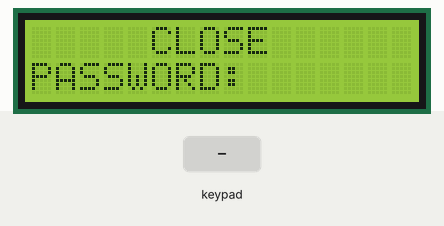
Recording of a sketch running on a simulated Arduino Uno, built with avr-gcc and run on an emulated ATmega328P. Shown: 16×2 character LCD. The inputs (shaded band) are chosen by the test bench. What the sketch prints to the serial monitor is not drawn.

Above: at 1.2 s.
1.3 s: keypad keys 2 0 0 1 # pressed 0.4 s apart
At 3.5 s:
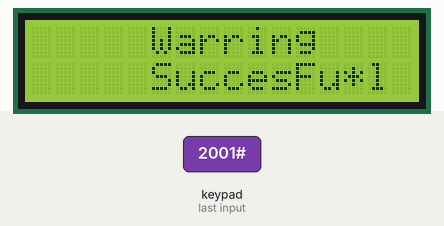
4.8 s: key 'A' pressed
At 5.6 s:
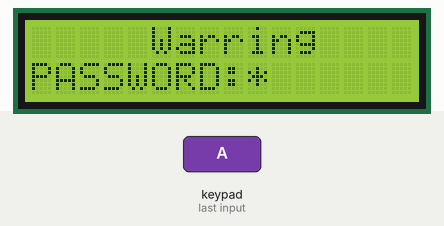
7.3 s: keypad keys 2 0 0 1 * pressed 0.4 s apart
At 8.33 s:
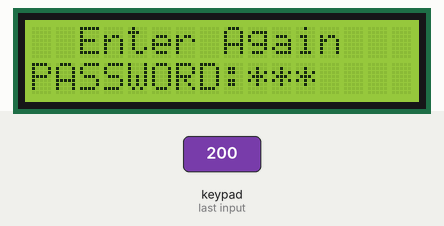
10.8 s: key 'B' pressed
At 11.6 s:
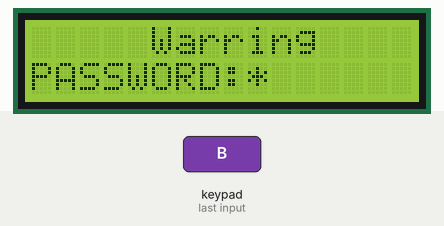
13.3 s: key '2' pressed
At 14.2 s:
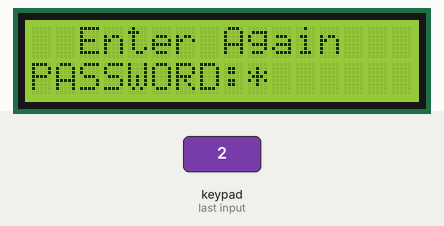
14.8 s: keypad keys 2 0 0 1 D pressed 0.4 s apart
At 21.2 s:
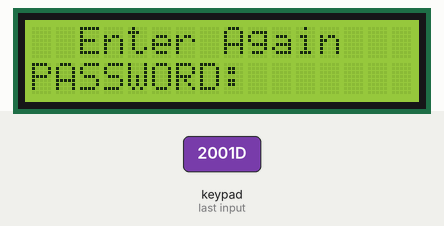
Timing chart, 0 to 21.7 s (numbered marks = the images above; inputs shaded):
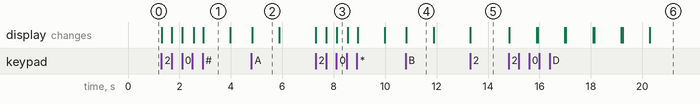

Measured:
- after the input at 1.3 s, the display: first changes at once (image 1 shows a later state)
- after the input at 4.8 s, the display: changes at once (image 2)
- after the input at 7.3 s, the display: first changes at once (image 3 shows a later state)
- after the input at 10.8 s, the display: changes at once (image 4)
- after the input at 13.3 s, the display: changes at once (image 5)
- after the input at 14.8 s, the display: first changes at once (image 6 shows a later state)
- what the display in image 1 shows lasts 1.1 s, from 2.9 s to 4.0 s

The sketch:

Matrix.ino
```cpp
#include <Wire.h>
#include <string.h>
#include <Keypad.h>
#include <LiquidCrystal_I2C.h>

//setup lcd
LiquidCrystal_I2C lcd(0x3F, 16, 2);
//setup Keypad
const byte ROWS = 4; //four rows
const byte COLS = 4; //four columns
char keys[ROWS][COLS] = {
  {'1', '2', '3', 'A'},
  {'4', '5', '6', 'B'},
  {'7', '8', '9', 'C'},
  {'*', '0', '#', 'D'}
};
byte rowPins[ROWS] = {8, 9, 10, 11}; //connect to the row pinouts of the keypad
byte colPins[COLS] = {4, 5, 6, 7}; //connect to the column pinouts of the keypad

Keypad keypad = Keypad( makeKeymap(keys), rowPins, colPins, ROWS, COLS );
///CONST
char PASS_WORD[4] = {'2', '0', '0', '1'};
char array_pass[4];
char* pass_1 = "2001";
int i = 0;
////void

void lcd_Display();
unsigned char InputPassWord();


//main
void setup() {
  Serial.begin(9600);
  lcd.init();
  lcd.backlight();
  lcd.setCursor(5, 0);
  lcd.print("CLOSE");
  lcd.setCursor(0, 1);
  lcd.print("PASSWORD: ");
}
int lcd_pass_pos = 8;
void loop() {

  //  char key = keypad.getKey();
  //  if (key) {
  //    lcd_pass_pos++;
  //    lcd.setCursor(lcd_pass_pos, 1);
  //    lcd.print(key);
  //    if (key == pass_1)
  //    {
  //      lcd.setCursor(5, 0);
  //      lcd.print("               ");
  //      lcd.setCursor(5, 0);
  //      lcd.print("OPEN");
  //      lcd.setCursor(0, 1);
  //      lcd.print("           ");
  //    }
  //    else
  //    {
  //      lcd.setCursor(5, 0);
  //      lcd.print("     ");
  //      lcd.setCursor(5, 0);
  //      lcd.print("Repeat");
  //      lcd.setCursor(0, 1);
  //      lcd.print("PASSWORD: ");
  //      lcd.setCursor(8,1);
  //      lcd.print("           ");
  //    }
  //  }
  //


  //    while (i < 4)
  //    {
  //      char key = keypad.getKey();
  //      if (key) {
  //        if (key) {
  //        lcd_pass_pos++;
  //        lcd.setCursor(lcd_pass_pos, 1);
  //        lcd.print(key);
  //        array_pass[i] = key;
  //        Serial.println(array_pass);
  //        key = 0;
  //        i++;
  //
  //      }
  //    }
  //    }
  char key = keypad.getKey();
  if (key)
  {
    lcd_pass_pos++;
    lcd.setCursor(lcd_pass_pos, 1);
    lcd.print("*");
    Serial.println(i);
    if (key == pass_1[i]) {
      Serial.println(key);
      Serial.println(pass_1[i]);
      i++;
      if (i == 4) {
        lcd.setCursor(0, 0);
        lcd.print("                 ");
        lcd.setCursor(5, 0);
        lcd.print("OPEN  ");
        lcd.setCursor(0, 1);
        lcd.print("                 ");
        lcd.setCursor(5, 1);
        lcd.print("SuccesFull");
        Serial.println("SuccesFull");
        Serial.println(pass_1); Serial.println(array_pass);
        i = 0;
      }
      Serial.println(i);
    }
    else {
      lcd.setCursor(0, 0);
      lcd.print("                 ");
      lcd.setCursor(5, 0);
      lcd.print("Warring");
      Serial.println("ERROR !");
      delay(1000);
      lcd.setCursor(0, 0);
      lcd.print("                 ");
      lcd.setCursor(2, 0);
      lcd.print("Enter Again");
      lcd.setCursor(0, 1);
      lcd.print("                 ");
      lcd.setCursor(0, 1);
      lcd.print("PASSWORD: ");
      lcd_pass_pos = 8;
      i = 0;
      Serial.println(key); Serial.println(pass_1[i]);
    }
  }

}
```
